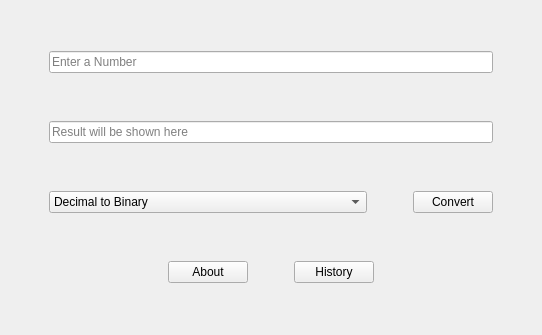
<?xml version="1.0" encoding="UTF-8"?>
<ui version="4.0">
 <class>MainWindow</class>
 <widget class="QMainWindow" name="MainWindow">
  <property name="geometry">
   <rect>
    <x>0</x>
    <y>0</y>
    <width>542</width>
    <height>335</height>
   </rect>
  </property>
  <property name="windowTitle">
   <string>MainWindow</string>
  </property>
  <widget class="QWidget" name="centralwidget">
   <property name="sizePolicy">
    <sizepolicy hsizetype="Preferred" vsizetype="Preferred">
     <horstretch>0</horstretch>
     <verstretch>0</verstretch>
    </sizepolicy>
   </property>
   <property name="autoFillBackground">
    <bool>false</bool>
   </property>
   <layout class="QVBoxLayout" name="verticalLayout">
    <item>
     <layout class="QHBoxLayout" name="horizontalLayout_2">
      <item>
       <spacer name="horizontalSpacer_8">
        <property name="orientation">
         <enum>Qt::Horizontal</enum>
        </property>
        <property name="sizeType">
         <enum>QSizePolicy::Minimum</enum>
        </property>
        <property name="sizeHint" stdset="0">
         <size>
          <width>40</width>
          <height>20</height>
         </size>
        </property>
       </spacer>
      </item>
      <item>
       <widget class="QLineEdit" name="InputNum">
        <property name="text">
         <string/>
        </property>
        <property name="placeholderText">
         <string>Enter a Number</string>
        </property>
       </widget>
      </item>
      <item>
       <spacer name="horizontalSpacer_7">
        <property name="orientation">
         <enum>Qt::Horizontal</enum>
        </property>
        <property name="sizeType">
         <enum>QSizePolicy::Minimum</enum>
        </property>
        <property name="sizeHint" stdset="0">
         <size>
          <width>40</width>
          <height>20</height>
         </size>
        </property>
       </spacer>
      </item>
     </layout>
    </item>
    <item>
     <layout class="QHBoxLayout" name="horizontalLayout_4">
      <item>
       <spacer name="horizontalSpacer_3">
        <property name="orientation">
         <enum>Qt::Horizontal</enum>
        </property>
        <property name="sizeType">
         <enum>QSizePolicy::Minimum</enum>
        </property>
        <property name="sizeHint" stdset="0">
         <size>
          <width>40</width>
          <height>20</height>
         </size>
        </property>
       </spacer>
      </item>
      <item>
       <widget class="QLineEdit" name="Result">
        <property name="text">
         <string/>
        </property>
        <property name="readOnly">
         <bool>true</bool>
        </property>
        <property name="placeholderText">
         <string>Result will be shown here</string>
        </property>
       </widget>
      </item>
      <item>
       <spacer name="horizontalSpacer_4">
        <property name="orientation">
         <enum>Qt::Horizontal</enum>
        </property>
        <property name="sizeType">
         <enum>QSizePolicy::Minimum</enum>
        </property>
        <property name="sizeHint" stdset="0">
         <size>
          <width>40</width>
          <height>20</height>
         </size>
        </property>
       </spacer>
      </item>
     </layout>
    </item>
    <item>
     <layout class="QHBoxLayout" name="horizontalLayout_3">
      <item>
       <spacer name="horizontalSpacer_6">
        <property name="orientation">
         <enum>Qt::Horizontal</enum>
        </property>
        <property name="sizeType">
         <enum>QSizePolicy::Maximum</enum>
        </property>
        <property name="sizeHint" stdset="0">
         <size>
          <width>40</width>
          <height>20</height>
         </size>
        </property>
       </spacer>
      </item>
      <item>
       <widget class="QComboBox" name="Conversion">
        <property name="sizePolicy">
         <sizepolicy hsizetype="Expanding" vsizetype="Fixed">
          <horstretch>0</horstretch>
          <verstretch>0</verstretch>
         </sizepolicy>
        </property>
        <item>
         <property name="text">
          <string>Decimal to Binary</string>
         </property>
        </item>
        <item>
         <property name="text">
          <string>Decimal to Octal</string>
         </property>
        </item>
        <item>
         <property name="text">
          <string>Decimal to Hexadecimal</string>
         </property>
        </item>
        <item>
         <property name="text">
          <string>Binary to Decimal</string>
         </property>
        </item>
        <item>
         <property name="text">
          <string>Octal to Decimal</string>
         </property>
        </item>
        <item>
         <property name="text">
          <string>Hexadecimal to Decimal</string>
         </property>
        </item>
        <item>
         <property name="text">
          <string>Binary to Octal</string>
         </property>
        </item>
        <item>
         <property name="text">
          <string>Binary to Hexadecimal</string>
         </property>
        </item>
        <item>
         <property name="text">
          <string>Octal to Binary</string>
         </property>
        </item>
        <item>
         <property name="text">
          <string>Octal to Hexadecimal</string>
         </property>
        </item>
        <item>
         <property name="text">
          <string>Hexadecimal to Octal</string>
         </property>
        </item>
        <item>
         <property name="text">
          <string>Hexadecimal to Binary</string>
         </property>
        </item>
       </widget>
      </item>
      <item>
       <spacer name="horizontalSpacer_11">
        <property name="orientation">
         <enum>Qt::Horizontal</enum>
        </property>
        <property name="sizeType">
         <enum>QSizePolicy::Minimum</enum>
        </property>
        <property name="sizeHint" stdset="0">
         <size>
          <width>40</width>
          <height>20</height>
         </size>
        </property>
       </spacer>
      </item>
      <item>
       <widget class="QPushButton" name="convertButton">
        <property name="text">
         <string>Convert</string>
        </property>
       </widget>
      </item>
      <item>
       <spacer name="horizontalSpacer_5">
        <property name="orientation">
         <enum>Qt::Horizontal</enum>
        </property>
        <property name="sizeType">
         <enum>QSizePolicy::Maximum</enum>
        </property>
        <property name="sizeHint" stdset="0">
         <size>
          <width>40</width>
          <height>20</height>
         </size>
        </property>
       </spacer>
      </item>
     </layout>
    </item>
    <item>
     <layout class="QHBoxLayout" name="horizontalLayout">
      <property name="sizeConstraint">
       <enum>QLayout::SetDefaultConstraint</enum>
      </property>
      <item>
       <spacer name="horizontalSpacer">
        <property name="orientation">
         <enum>Qt::Horizontal</enum>
        </property>
        <property name="sizeType">
         <enum>QSizePolicy::Expanding</enum>
        </property>
        <property name="sizeHint" stdset="0">
         <size>
          <width>40</width>
          <height>20</height>
         </size>
        </property>
       </spacer>
      </item>
      <item>
       <widget class="QPushButton" name="aboutButton">
        <property name="text">
         <string>About</string>
        </property>
       </widget>
      </item>
      <item>
       <spacer name="horizontalSpacer_9">
        <property name="orientation">
         <enum>Qt::Horizontal</enum>
        </property>
        <property name="sizeType">
         <enum>QSizePolicy::Preferred</enum>
        </property>
        <property name="sizeHint" stdset="0">
         <size>
          <width>40</width>
          <height>20</height>
         </size>
        </property>
       </spacer>
      </item>
      <item>
       <widget class="QPushButton" name="historyButton">
        <property name="text">
         <string>History</string>
        </property>
       </widget>
      </item>
      <item>
       <spacer name="horizontalSpacer_2">
        <property name="orientation">
         <enum>Qt::Horizontal</enum>
        </property>
        <property name="sizeType">
         <enum>QSizePolicy::Expanding</enum>
        </property>
        <property name="sizeHint" stdset="0">
         <size>
          <width>40</width>
          <height>20</height>
         </size>
        </property>
       </spacer>
      </item>
     </layout>
    </item>
   </layout>
  </widget>
 </widget>
 <tabstops>
  <tabstop>InputNum</tabstop>
  <tabstop>Conversion</tabstop>
  <tabstop>convertButton</tabstop>
  <tabstop>aboutButton</tabstop>
  <tabstop>historyButton</tabstop>
  <tabstop>Result</tabstop>
 </tabstops>
 <resources/>
 <connections/>
</ui>
